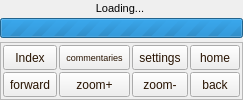
     <widget class="QWidget" name="displaypage">
      <layout class="QVBoxLayout" name="verticalLayout_3">
       <property name="spacing">
        <number>1</number>
       </property>
       <property name="margin">
        <number>0</number>
       </property>
       <item>
        <widget class="QFrame" name="displayArea">
         <property name="layoutDirection">
          <enum>Qt::RightToLeft</enum>
         </property>
         <layout class="QVBoxLayout" name="verticalLayout_14">
          <property name="spacing">
           <number>1</number>
          </property>
          <property name="margin">
           <number>0</number>
          </property>
          <item>
           <layout class="QHBoxLayout" name="horizontalLayout_2">
            <item>
             <widget class="QLabel" name="bookNameLBL">
              <property name="sizePolicy">
               <sizepolicy hsizetype="MinimumExpanding" vsizetype="Maximum">
                <horstretch>0</horstretch>
                <verstretch>0</verstretch>
               </sizepolicy>
              </property>
              <property name="minimumSize">
               <size>
                <width>100</width>
                <height>0</height>
               </size>
              </property>
              <property name="font">
               <font>
                <pointsize>8</pointsize>
               </font>
              </property>
              <property name="text">
               <string>Loading... </string>
              </property>
              <property name="textFormat">
               <enum>Qt::AutoText</enum>
              </property>
              <property name="alignment">
               <set>Qt::AlignCenter</set>
              </property>
             </widget>
            </item>
           </layout>
          </item>
          <item>
           <widget class="QProgressBar" name="loadBar">
            <property name="maximumSize">
             <size>
              <width>16777215</width>
              <height>20</height>
             </size>
            </property>
            <property name="layoutDirection">
             <enum>Qt::LeftToRight</enum>
            </property>
            <property name="styleSheet">
             <string notr="true"/>
            </property>
            <property name="maximum">
             <number>0</number>
            </property>
            <property name="value">
             <number>-1</number>
            </property>
           </widget>
          </item>
         </layout>
        </widget>
       </item>
       <item>
        <widget class="QFrame" name="dispalyMenu">
         <property name="sizePolicy">
          <sizepolicy hsizetype="Preferred" vsizetype="Maximum">
           <horstretch>0</horstretch>
           <verstretch>0</verstretch>
          </sizepolicy>
         </property>
         <property name="palette">
          <palette>
           <active>
            <colorrole role="WindowText">
             <brush brushstyle="SolidPattern">
              <color alpha="255">
               <red>40</red>
               <green>19</green>
               <blue>1</blue>
              </color>
             </brush>
            </colorrole>
            <colorrole role="Text">
             <brush brushstyle="SolidPattern">
              <color alpha="255">
               <red>40</red>
               <green>19</green>
               <blue>1</blue>
              </color>
             </brush>
            </colorrole>
            <colorrole role="ButtonText">
             <brush brushstyle="SolidPattern">
              <color alpha="255">
               <red>40</red>
               <green>19</green>
               <blue>1</blue>
              </color>
             </brush>
            </colorrole>
           </active>
           <inactive>
            <colorrole role="WindowText">
             <brush brushstyle="SolidPattern">
              <color alpha="255">
               <red>40</red>
               <green>19</green>
               <blue>1</blue>
              </color>
             </brush>
            </colorrole>
            <colorrole role="Text">
             <brush brushstyle="SolidPattern">
              <color alpha="255">
               <red>40</red>
               <green>19</green>
               <blue>1</blue>
              </color>
             </brush>
            </colorrole>
            <colorrole role="ButtonText">
             <brush brushstyle="SolidPattern">
              <color alpha="255">
               <red>40</red>
               <green>19</green>
               <blue>1</blue>
              </color>
             </brush>
            </colorrole>
           </inactive>
           <disabled>
            <colorrole role="WindowText">
             <brush brushstyle="SolidPattern">
              <color alpha="255">
               <red>40</red>
               <green>19</green>
               <blue>1</blue>
              </color>
             </brush>
            </colorrole>
            <colorrole role="Text">
             <brush brushstyle="SolidPattern">
              <color alpha="255">
               <red>40</red>
               <green>19</green>
               <blue>1</blue>
              </color>
             </brush>
            </colorrole>
            <colorrole role="ButtonText">
             <brush brushstyle="SolidPattern">
              <color alpha="255">
               <red>40</red>
               <green>19</green>
               <blue>1</blue>
              </color>
             </brush>
            </colorrole>
           </disabled>
          </palette>
         </property>
         <property name="frameShape">
          <enum>QFrame::StyledPanel</enum>
         </property>
         <property name="frameShadow">
          <enum>QFrame::Plain</enum>
         </property>
         <property name="lineWidth">
          <number>1</number>
         </property>
         <layout class="QGridLayout" name="gridLayout_2">
          <property name="margin">
           <number>2</number>
          </property>
          <property name="spacing">
           <number>2</number>
          </property>
          <item row="1" column="3">
           <widget class="QToolButton" name="toIndexMenuBTN">
            <property name="sizePolicy">
             <sizepolicy hsizetype="Preferred" vsizetype="Preferred">
              <horstretch>0</horstretch>
              <verstretch>0</verstretch>
             </sizepolicy>
            </property>
            <property name="minimumSize">
             <size>
              <width>50</width>
              <height>25</height>
             </size>
            </property>
            <property name="font">
             <font>
              <pointsize>9</pointsize>
              <weight>50</weight>
              <bold>false</bold>
             </font>
            </property>
            <property name="autoFillBackground">
             <bool>false</bool>
            </property>
            <property name="text">
             <string>Index</string>
            </property>
            <property name="icon">
             <iconset resource="Orayta.qrc">
              <normaloff>:/Icons/arrow-up.png</normaloff>:/Icons/arrow-up.png</iconset>
            </property>
            <property name="iconSize">
             <size>
              <width>50</width>
              <height>50</height>
             </size>
            </property>
            <property name="toolButtonStyle">
             <enum>Qt::ToolButtonTextUnderIcon</enum>
            </property>
            <property name="autoRaise">
             <bool>false</bool>
            </property>
           </widget>
          </item>
          <item row="1" column="8">
           <widget class="QToolButton" name="toMainMenuBTN">
            <property name="sizePolicy">
             <sizepolicy hsizetype="Preferred" vsizetype="Preferred">
              <horstretch>0</horstretch>
              <verstretch>0</verstretch>
             </sizepolicy>
            </property>
            <property name="minimumSize">
             <size>
              <width>50</width>
              <height>25</height>
             </size>
            </property>
            <property name="font">
             <font>
              <pointsize>9</pointsize>
              <weight>50</weight>
              <bold>false</bold>
             </font>
            </property>
            <property name="text">
             <string>home</string>
            </property>
            <property name="icon">
             <iconset resource="Orayta.qrc">
              <normaloff>:/Icons/go-home.png</normaloff>:/Icons/go-home.png</iconset>
            </property>
            <property name="iconSize">
             <size>
              <width>50</width>
              <height>50</height>
             </size>
            </property>
            <property name="toolButtonStyle">
             <enum>Qt::ToolButtonTextUnderIcon</enum>
            </property>
            <property name="autoRaise">
             <bool>false</bool>
            </property>
           </widget>
          </item>
          <item row="1" column="4">
           <widget class="QToolButton" name="mixedSelectBTN">
            <property name="sizePolicy">
             <sizepolicy hsizetype="Preferred" vsizetype="Preferred">
              <horstretch>0</horstretch>
              <verstretch>0</verstretch>
             </sizepolicy>
            </property>
            <property name="minimumSize">
             <size>
              <width>50</width>
              <height>25</height>
             </size>
            </property>
            <property name="font">
             <font>
              <pointsize>7</pointsize>
              <weight>50</weight>
              <bold>false</bold>
             </font>
            </property>
            <property name="text">
             <string>commentaries</string>
            </property>
            <property name="icon">
             <iconset resource="Orayta.qrc">
              <normaloff>:/Icons/bookcase.png</normaloff>:/Icons/bookcase.png</iconset>
            </property>
            <property name="iconSize">
             <size>
              <width>50</width>
              <height>50</height>
             </size>
            </property>
            <property name="toolButtonStyle">
             <enum>Qt::ToolButtonTextUnderIcon</enum>
            </property>
            <property name="autoRaise">
             <bool>false</bool>
            </property>
           </widget>
          </item>
          <item row="2" column="4">
           <widget class="QToolButton" name="ZoomInBTN">
            <property name="sizePolicy">
             <sizepolicy hsizetype="Preferred" vsizetype="Preferred">
              <horstretch>0</horstretch>
              <verstretch>0</verstretch>
             </sizepolicy>
            </property>
            <property name="minimumSize">
             <size>
              <width>50</width>
              <height>25</height>
             </size>
            </property>
            <property name="font">
             <font>
              <pointsize>9</pointsize>
              <weight>50</weight>
              <bold>false</bold>
             </font>
            </property>
            <property name="text">
             <string>zoom+</string>
            </property>
            <property name="icon">
             <iconset resource="Orayta.qrc">
              <normaloff>:/Icons/zoom-in.png</normaloff>:/Icons/zoom-in.png</iconset>
            </property>
            <property name="iconSize">
             <size>
              <width>50</width>
              <height>50</height>
             </size>
            </property>
            <property name="toolButtonStyle">
             <enum>Qt::ToolButtonTextUnderIcon</enum>
            </property>
            <property name="autoRaise">
             <bool>false</bool>
            </property>
           </widget>
          </item>
          <item row="1" column="5">
           <widget class="QToolButton" name="settingsMenuBTN">
            <property name="sizePolicy">
             <sizepolicy hsizetype="Preferred" vsizetype="Preferred">
              <horstretch>0</horstretch>
              <verstretch>0</verstretch>
             </sizepolicy>
            </property>
            <property name="minimumSize">
             <size>
              <width>50</width>
              <height>25</height>
             </size>
            </property>
            <property name="font">
             <font>
              <pointsize>9</pointsize>
              <weight>50</weight>
              <bold>false</bold>
             </font>
            </property>
            <property name="text">
             <string>settings</string>
            </property>
            <property name="icon">
             <iconset resource="Orayta.qrc">
              <normaloff>:/Icons/configure.png</normaloff>:/Icons/configure.png</iconset>
            </property>
            <property name="iconSize">
             <size>
              <width>50</width>
              <height>50</height>
             </size>
            </property>
            <property name="toolButtonStyle">
             <enum>Qt::ToolButtonTextUnderIcon</enum>
            </property>
            <property name="autoRaise">
             <bool>false</bool>
            </property>
           </widget>
          </item>
          <item row="2" column="5">
           <widget class="QToolButton" name="ZoomOutBTN">
            <property name="sizePolicy">
             <sizepolicy hsizetype="Preferred" vsizetype="Preferred">
              <horstretch>0</horstretch>
              <verstretch>0</verstretch>
             </sizepolicy>
            </property>
            <property name="minimumSize">
             <size>
              <width>50</width>
              <height>25</height>
             </size>
            </property>
            <property name="font">
             <font>
              <pointsize>9</pointsize>
              <weight>50</weight>
              <bold>false</bold>
             </font>
            </property>
            <property name="autoFillBackground">
             <bool>false</bool>
            </property>
            <property name="text">
             <string>zoom-</string>
            </property>
            <property name="icon">
             <iconset resource="Orayta.qrc">
              <normaloff>:/Icons/zoom-out.png</normaloff>:/Icons/zoom-out.png</iconset>
            </property>
            <property name="iconSize">
             <size>
              <width>50</width>
              <height>50</height>
             </size>
            </property>
            <property name="toolButtonStyle">
             <enum>Qt::ToolButtonTextUnderIcon</enum>
            </property>
            <property name="autoRaise">
             <bool>false</bool>
            </property>
           </widget>
          </item>
          <item row="2" column="3">
           <widget class="QToolButton" name="forwardBTN">
            <property name="sizePolicy">
             <sizepolicy hsizetype="Preferred" vsizetype="Preferred">
              <horstretch>0</horstretch>
              <verstretch>0</verstretch>
             </sizepolicy>
            </property>
            <property name="minimumSize">
             <size>
              <width>50</width>
              <height>25</height>
             </size>
            </property>
            <property name="font">
             <font>
              <pointsize>9</pointsize>
              <weight>50</weight>
              <bold>false</bold>
             </font>
            </property>
            <property name="autoFillBackground">
             <bool>false</bool>
            </property>
            <property name="text">
             <string>forward</string>
            </property>
            <property name="icon">
             <iconset resource="Orayta.qrc">
              <normaloff>:/Icons/go-previous.png</normaloff>:/Icons/go-previous.png</iconset>
            </property>
            <property name="iconSize">
             <size>
              <width>50</width>
              <height>50</height>
             </size>
            </property>
            <property name="toolButtonStyle">
             <enum>Qt::ToolButtonTextUnderIcon</enum>
            </property>
            <property name="autoRaise">
             <bool>false</bool>
            </property>
           </widget>
          </item>
          <item row="2" column="8">
           <widget class="QToolButton" name="backBTN">
            <property name="sizePolicy">
             <sizepolicy hsizetype="Preferred" vsizetype="Preferred">
              <horstretch>0</horstretch>
              <verstretch>0</verstretch>
             </sizepolicy>
            </property>
            <property name="minimumSize">
             <size>
              <width>50</width>
              <height>25</height>
             </size>
            </property>
            <property name="font">
             <font>
              <pointsize>9</pointsize>
              <weight>50</weight>
              <bold>false</bold>
             </font>
            </property>
            <property name="autoFillBackground">
             <bool>false</bool>
            </property>
            <property name="text">
             <string>back</string>
            </property>
            <property name="icon">
             <iconset resource="Orayta.qrc">
              <normaloff>:/Icons/go-next.png</normaloff>:/Icons/go-next.png</iconset>
            </property>
            <property name="iconSize">
             <size>
              <width>50</width>
              <height>50</height>
             </size>
            </property>
            <property name="toolButtonStyle">
             <enum>Qt::ToolButtonTextUnderIcon</enum>
            </property>
            <property name="autoRaise">
             <bool>false</bool>
            </property>
           </widget>
          </item>
         </layout>
        </widget>
       </item>
      </layout>
     </widget>
